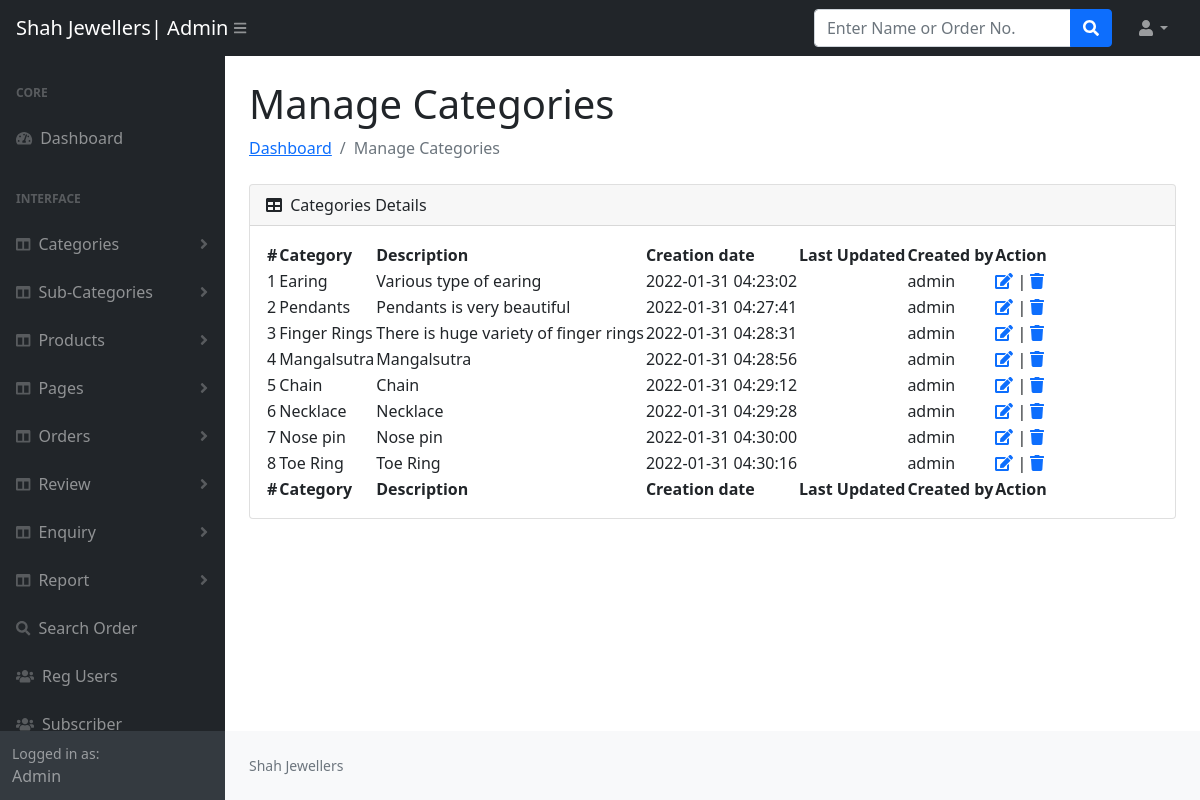
/jsms/admin/manage-categories.php (signed in), run on the app's committed database.
### tables this page shows
CREATE TABLE `category` (
  `id` int(11) NOT NULL,
  `categoryName` varchar(255) DEFAULT NULL,
  `categoryDescription` longtext DEFAULT NULL,
  `creationDate` timestamp NOT NULL DEFAULT current_timestamp(),
  `updationDate` timestamp NULL DEFAULT NULL ON UPDATE current_timestamp(),
  `createdBy` int(11) DEFAULT NULL
);

### jsms/admin/manage-categories.php (the view, shortened to what this page needs)
<?php session_start();
include_once('includes/config.php');
if (strlen($_SESSION['aid']==0)) {
  header('location:logout.php');
  } else{
?>
<!DOCTYPE html>
<html lang="en">
    <head>
        <link href="https://cdn.jsdelivr.net/npm/simple-datatables@latest/dist/style.css" rel="stylesheet" />
        <link href="css/styles.css" rel="stylesheet" />
    </head>
    <body class="sb-nav-fixed">
 <?php include_once('includes/header.php');?>
        <div id="layoutSidenav">
       <?php include_once('includes/sidebar.php');?>
            <div id="layoutSidenav_content">
                <main>
                    <div class="container-fluid px-4">
                        <h1 class="mt-4">Manage Categories</h1>
                        <ol class="breadcrumb mb-4">
                            <li class="breadcrumb-item"><a href="index.html">Dashboard</a></li>
                            <li class="breadcrumb-item active">Manage Categories</li>
                        </ol>
                        <div class="card mb-4">
                            <div class="card-header">
                                <i class="fas fa-table me-1"></i>
                               Categories Details
                            </div>
                            <div class="card-body">
                                <table id="datatablesSimple">
                                    <thead>
                                        <tr>
                                            <th>#</th>
                                            <th>Category</th>
                                            <th>Description</th>
                                            <th>Creation date</th>
                                            <th>Last Updated</th>
                                            <th>Created by</th>
                                            <th>Action</th>
                                        </tr>
                                    </thead>
                                    <tfoot>
                                        <tr>
                                        <th>#</th>
                                            <th>Category</th>
                                            <th>Description</th>
                                            <th>Creation date</th>
                                            <th>Last Updated</th>
                                            <th>Created by</th>
                                            <th>Action</th>
                                        </tr>
                                    </tfoot>
                                    <tbody>
<?php $query=mysqli_query($con,"select category.id as catid,category.categoryName,category.categoryDescription,category.creationDate,category.updationDate,tbladmin.username from category join tbladmin on tbladmin.id=category.createdBy");
$cnt=1;
while($row=mysqli_fetch_array($query))
{
?>
                                <tr>
                                            <td><?php echo htmlentities($cnt);?></td>
                                            <td><?php echo htmlentities($row['categoryName']);?></td>
                                            <td><?php echo htmlentities($row['categoryDescription']);?></td>
                                            <td> <?php echo htmlentities($row['creationDate']);?></td>
                                            <td><?php echo htmlentities($row['updationDate']);?></td>
                                            <td><?php echo htmlentities($row['username']);?></td>
                                            <td>
                                            <a href="edit-category.php?id=<?php echo $row['catid']?>"><i class="fas fa-edit"></i></a> |
                                            <a href="manage-categories.php?id=<?php echo $row['catid']?>&del=delete" onClick="return confirm('Are you sure you want to delete?')"><i class="fa fa-trash" aria-hidden="true"></i></a></td>
                                        </tr>
                                        <?php $cnt=$cnt+1; } ?>
                                    </tbody>
                                </table>
                            </div>
                        </div>
                    </div>
                </main>
<?php include_once('includes/footer.php');?>
            </div>
        </div>
    </body>
</html>
<?php } ?>

### data on the page
category: categoryName "Earing", categoryDescription "Various type of earing", creationDate "2022-01-31 04:23:02", tbladmin.UserName "admin"
category: categoryName "Pendants", categoryDescription "Pendants is very beautiful", creationDate "2022-01-31 04:27:41", tbladmin.UserName "admin"
category: categoryName "Finger Rings", categoryDescription "There is huge variety of finger rings", creationDate "2022-01-31 04:28:31", tbladmin.UserName "admin"
category: categoryName "Mangalsutra", categoryDescription "Mangalsutra", creationDate "2022-01-31 04:28:56", tbladmin.UserName "admin"
category: categoryName "Chain", categoryDescription "Chain", creationDate "2022-01-31 04:29:12", tbladmin.UserName "admin"
category: categoryName "Necklace", categoryDescription "Necklace", creationDate "2022-01-31 04:29:28", tbladmin.UserName "admin"
category: categoryName "Nose pin", categoryDescription "Nose pin", creationDate "2022-01-31 04:30:00", tbladmin.UserName "admin"
category: categoryName "Toe Ring", categoryDescription "Toe Ring", creationDate "2022-01-31 04:30:16", tbladmin.UserName "admin"
